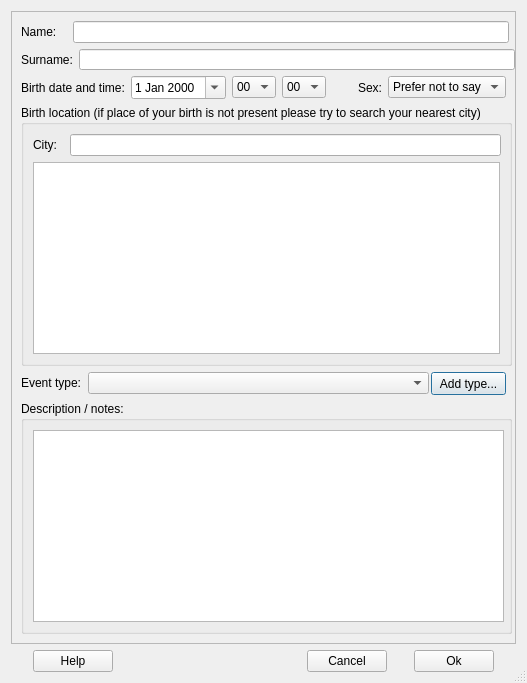
<?xml version="1.0" encoding="UTF-8"?>
<ui version="4.0">
 <class>addDialog</class>
 <widget class="QDialog" name="addDialog">
  <property name="windowModality">
   <enum>Qt::WindowModal</enum>
  </property>
  <property name="geometry">
   <rect>
    <x>0</x>
    <y>0</y>
    <width>527</width>
    <height>683</height>
   </rect>
  </property>
  <property name="minimumSize">
   <size>
    <width>527</width>
    <height>683</height>
   </size>
  </property>
  <property name="windowTitle">
   <string>Add event data</string>
  </property>
  <property name="sizeGripEnabled">
   <bool>true</bool>
  </property>
  <property name="modal">
   <bool>true</bool>
  </property>
  <layout class="QGridLayout" name="gridLayout_3">
   <item row="0" column="0">
    <widget class="QFrame" name="frame">
     <property name="frameShape">
      <enum>QFrame::StyledPanel</enum>
     </property>
     <property name="frameShadow">
      <enum>QFrame::Raised</enum>
     </property>
     <layout class="QGridLayout" name="gridLayout_2">
      <item row="0" column="0">
       <layout class="QHBoxLayout" name="horizontalLayout_6">
        <item>
         <widget class="QLabel" name="label">
          <property name="minimumSize">
           <size>
            <width>46</width>
            <height>0</height>
           </size>
          </property>
          <property name="text">
           <string>Name:</string>
          </property>
         </widget>
        </item>
        <item>
         <widget class="QLineEdit" name="nameEdit">
          <property name="minimumSize">
           <size>
            <width>436</width>
            <height>20</height>
           </size>
          </property>
         </widget>
        </item>
       </layout>
      </item>
      <item row="1" column="0">
       <layout class="QHBoxLayout" name="horizontalLayout_5">
        <item>
         <widget class="QLabel" name="label_2">
          <property name="text">
           <string>Surname:</string>
          </property>
         </widget>
        </item>
        <item>
         <widget class="QLineEdit" name="surnameEdit">
          <property name="minimumSize">
           <size>
            <width>436</width>
            <height>20</height>
           </size>
          </property>
         </widget>
        </item>
       </layout>
      </item>
      <item row="2" column="0">
       <layout class="QHBoxLayout" name="horizontalLayout_4">
        <property name="sizeConstraint">
         <enum>QLayout::SetMinimumSize</enum>
        </property>
        <item>
         <widget class="QLabel" name="label_3">
          <property name="text">
           <string>Birth date and time:</string>
          </property>
         </widget>
        </item>
        <item>
         <widget class="QDateEdit" name="birthdate">
          <property name="calendarPopup">
           <bool>true</bool>
          </property>
         </widget>
        </item>
        <item>
         <widget class="QComboBox" name="hrBox">
          <property name="maxCount">
           <number>24</number>
          </property>
          <item>
           <property name="text">
            <string>00</string>
           </property>
          </item>
          <item>
           <property name="text">
            <string>01</string>
           </property>
          </item>
          <item>
           <property name="text">
            <string>02</string>
           </property>
          </item>
          <item>
           <property name="text">
            <string>03</string>
           </property>
          </item>
          <item>
           <property name="text">
            <string>04</string>
           </property>
          </item>
          <item>
           <property name="text">
            <string>05</string>
           </property>
          </item>
          <item>
           <property name="text">
            <string>06</string>
           </property>
          </item>
          <item>
           <property name="text">
            <string>07</string>
           </property>
          </item>
          <item>
           <property name="text">
            <string>08</string>
           </property>
          </item>
          <item>
           <property name="text">
            <string>09</string>
           </property>
          </item>
          <item>
           <property name="text">
            <string>10</string>
           </property>
          </item>
          <item>
           <property name="text">
            <string>11</string>
           </property>
          </item>
          <item>
           <property name="text">
            <string>12</string>
           </property>
          </item>
          <item>
           <property name="text">
            <string>13</string>
           </property>
          </item>
          <item>
           <property name="text">
            <string>14</string>
           </property>
          </item>
          <item>
           <property name="text">
            <string>15</string>
           </property>
          </item>
          <item>
           <property name="text">
            <string>16</string>
           </property>
          </item>
          <item>
           <property name="text">
            <string>17</string>
           </property>
          </item>
          <item>
           <property name="text">
            <string>18</string>
           </property>
          </item>
          <item>
           <property name="text">
            <string>19</string>
           </property>
          </item>
          <item>
           <property name="text">
            <string>20</string>
           </property>
          </item>
          <item>
           <property name="text">
            <string>21</string>
           </property>
          </item>
          <item>
           <property name="text">
            <string>22</string>
           </property>
          </item>
          <item>
           <property name="text">
            <string>23</string>
           </property>
          </item>
         </widget>
        </item>
        <item>
         <widget class="QComboBox" name="minBox">
          <item>
           <property name="text">
            <string>00</string>
           </property>
          </item>
          <item>
           <property name="text">
            <string>01</string>
           </property>
          </item>
          <item>
           <property name="text">
            <string>02</string>
           </property>
          </item>
          <item>
           <property name="text">
            <string>03</string>
           </property>
          </item>
          <item>
           <property name="text">
            <string>04</string>
           </property>
          </item>
          <item>
           <property name="text">
            <string>05</string>
           </property>
          </item>
          <item>
           <property name="text">
            <string>06</string>
           </property>
          </item>
          <item>
           <property name="text">
            <string>07</string>
           </property>
          </item>
          <item>
           <property name="text">
            <string>08</string>
           </property>
          </item>
          <item>
           <property name="text">
            <string>09</string>
           </property>
          </item>
          <item>
           <property name="text">
            <string>10</string>
           </property>
          </item>
          <item>
           <property name="text">
            <string>11</string>
           </property>
          </item>
          <item>
           <property name="text">
            <string>12</string>
           </property>
          </item>
          <item>
           <property name="text">
            <string>13</string>
           </property>
          </item>
          <item>
           <property name="text">
            <string>14</string>
           </property>
          </item>
          <item>
           <property name="text">
            <string>15</string>
           </property>
          </item>
          <item>
           <property name="text">
            <string>16</string>
           </property>
          </item>
          <item>
           <property name="text">
            <string>17</string>
           </property>
          </item>
          <item>
           <property name="text">
            <string>18</string>
           </property>
          </item>
          <item>
           <property name="text">
            <string>19</string>
           </property>
          </item>
          <item>
           <property name="text">
            <string>20</string>
           </property>
          </item>
          <item>
           <property name="text">
            <string>21</string>
           </property>
          </item>
          <item>
           <property name="text">
            <string>22</string>
           </property>
          </item>
          <item>
           <property name="text">
            <string>23</string>
           </property>
          </item>
          <item>
           <property name="text">
            <string>24</string>
           </property>
          </item>
          <item>
           <property name="text">
            <string>25</string>
           </property>
          </item>
          <item>
           <property name="text">
            <string>26</string>
           </property>
          </item>
          <item>
           <property name="text">
            <string>27</string>
           </property>
          </item>
          <item>
           <property name="text">
            <string>28</string>
           </property>
          </item>
          <item>
           <property name="text">
            <string>29</string>
           </property>
          </item>
          <item>
           <property name="text">
            <string>30</string>
           </property>
          </item>
          <item>
           <property name="text">
            <string>31</string>
           </property>
          </item>
          <item>
           <property name="text">
            <string>32</string>
           </property>
          </item>
          <item>
           <property name="text">
            <string>33</string>
           </property>
          </item>
          <item>
           <property name="text">
            <string>34</string>
           </property>
          </item>
          <item>
           <property name="text">
            <string>35</string>
           </property>
          </item>
          <item>
           <property name="text">
            <string>36</string>
           </property>
          </item>
          <item>
           <property name="text">
            <string>37</string>
           </property>
          </item>
          <item>
           <property name="text">
            <string>38</string>
           </property>
          </item>
          <item>
           <property name="text">
            <string>39</string>
           </property>
          </item>
          <item>
           <property name="text">
            <string>40</string>
           </property>
          </item>
          <item>
           <property name="text">
            <string>41</string>
           </property>
          </item>
          <item>
           <property name="text">
            <string>42</string>
           </property>
          </item>
          <item>
           <property name="text">
            <string>43</string>
           </property>
          </item>
          <item>
           <property name="text">
            <string>44</string>
           </property>
          </item>
          <item>
           <property name="text">
            <string>45</string>
           </property>
          </item>
          <item>
           <property name="text">
            <string>46</string>
           </property>
          </item>
          <item>
           <property name="text">
            <string>47</string>
           </property>
          </item>
          <item>
           <property name="text">
            <string>48</string>
           </property>
          </item>
          <item>
           <property name="text">
            <string>49</string>
           </property>
          </item>
          <item>
           <property name="text">
            <string>50</string>
           </property>
          </item>
          <item>
           <property name="text">
            <string>51</string>
           </property>
          </item>
          <item>
           <property name="text">
            <string>52</string>
           </property>
          </item>
          <item>
           <property name="text">
            <string>53</string>
           </property>
          </item>
          <item>
           <property name="text">
            <string>54</string>
           </property>
          </item>
          <item>
           <property name="text">
            <string>55</string>
           </property>
          </item>
          <item>
           <property name="text">
            <string>56</string>
           </property>
          </item>
          <item>
           <property name="text">
            <string>57</string>
           </property>
          </item>
          <item>
           <property name="text">
            <string>58</string>
           </property>
          </item>
          <item>
           <property name="text">
            <string>59</string>
           </property>
          </item>
         </widget>
        </item>
        <item>
         <spacer name="horizontalSpacer_5">
          <property name="orientation">
           <enum>Qt::Horizontal</enum>
          </property>
          <property name="sizeHint" stdset="0">
           <size>
            <width>48</width>
            <height>20</height>
           </size>
          </property>
         </spacer>
        </item>
        <item>
         <widget class="QLabel" name="label_6">
          <property name="text">
           <string>Sex:</string>
          </property>
         </widget>
        </item>
        <item>
         <widget class="QComboBox" name="sexBox">
          <item>
           <property name="text">
            <string>Prefer not to say</string>
           </property>
          </item>
          <item>
           <property name="text">
            <string>Other</string>
           </property>
          </item>
          <item>
           <property name="text">
            <string>Female</string>
           </property>
          </item>
          <item>
           <property name="text">
            <string>Male</string>
           </property>
          </item>
         </widget>
        </item>
       </layout>
      </item>
      <item row="3" column="0">
       <widget class="QGroupBox" name="groupBox_2">
        <property name="minimumSize">
         <size>
          <width>491</width>
          <height>91</height>
         </size>
        </property>
        <property name="title">
         <string>Birth location (if place of your birth is not present please try to search your nearest city)</string>
        </property>
        <layout class="QVBoxLayout" name="verticalLayout">
         <item>
          <layout class="QHBoxLayout" name="horizontalLayout_3">
           <item>
            <widget class="QLabel" name="label_4">
             <property name="minimumSize">
              <size>
               <width>31</width>
               <height>16</height>
              </size>
             </property>
             <property name="maximumSize">
              <size>
               <width>31</width>
               <height>16</height>
              </size>
             </property>
             <property name="text">
              <string>City:</string>
             </property>
            </widget>
           </item>
           <item>
            <widget class="QLineEdit" name="citySearch">
             <property name="minimumSize">
              <size>
               <width>431</width>
               <height>20</height>
              </size>
             </property>
            </widget>
           </item>
          </layout>
         </item>
         <item>
          <widget class="QTableView" name="cityList"/>
         </item>
        </layout>
       </widget>
      </item>
      <item row="4" column="0">
       <layout class="QHBoxLayout" name="horizontalLayout_2">
        <item>
         <widget class="QLabel" name="label_5">
          <property name="minimumSize">
           <size>
            <width>61</width>
            <height>16</height>
           </size>
          </property>
          <property name="maximumSize">
           <size>
            <width>61</width>
            <height>16</height>
           </size>
          </property>
          <property name="text">
           <string>Event type:</string>
          </property>
         </widget>
        </item>
        <item>
         <widget class="QComboBox" name="eventBox">
          <property name="minimumSize">
           <size>
            <width>341</width>
            <height>22</height>
           </size>
          </property>
         </widget>
        </item>
        <item>
         <widget class="QPushButton" name="addTypeBtn">
          <property name="minimumSize">
           <size>
            <width>75</width>
            <height>23</height>
           </size>
          </property>
          <property name="maximumSize">
           <size>
            <width>75</width>
            <height>23</height>
           </size>
          </property>
          <property name="text">
           <string>Add type...</string>
          </property>
         </widget>
        </item>
       </layout>
      </item>
      <item row="5" column="0">
       <widget class="QGroupBox" name="groupBox">
        <property name="minimumSize">
         <size>
          <width>491</width>
          <height>121</height>
         </size>
        </property>
        <property name="title">
         <string>Description / notes:</string>
        </property>
        <layout class="QGridLayout" name="gridLayout">
         <item row="0" column="0">
          <widget class="QTextEdit" name="notesEdit">
           <property name="minimumSize">
            <size>
             <width>471</width>
             <height>91</height>
            </size>
           </property>
          </widget>
         </item>
        </layout>
       </widget>
      </item>
     </layout>
    </widget>
   </item>
   <item row="1" column="0">
    <layout class="QHBoxLayout" name="horizontalLayout">
     <item>
      <spacer name="horizontalSpacer_4">
       <property name="orientation">
        <enum>Qt::Horizontal</enum>
       </property>
       <property name="sizeHint" stdset="0">
        <size>
         <width>18</width>
         <height>20</height>
        </size>
       </property>
      </spacer>
     </item>
     <item>
      <widget class="QPushButton" name="helpBtn">
       <property name="text">
        <string>Help</string>
       </property>
      </widget>
     </item>
     <item>
      <spacer name="horizontalSpacer_2">
       <property name="orientation">
        <enum>Qt::Horizontal</enum>
       </property>
       <property name="sizeHint" stdset="0">
        <size>
         <width>188</width>
         <height>20</height>
        </size>
       </property>
      </spacer>
     </item>
     <item>
      <widget class="QPushButton" name="cancelBtn">
       <property name="text">
        <string>Cancel</string>
       </property>
      </widget>
     </item>
     <item>
      <spacer name="horizontalSpacer">
       <property name="orientation">
        <enum>Qt::Horizontal</enum>
       </property>
       <property name="sizeHint" stdset="0">
        <size>
         <width>18</width>
         <height>20</height>
        </size>
       </property>
      </spacer>
     </item>
     <item>
      <widget class="QPushButton" name="okBtn">
       <property name="text">
        <string>Ok</string>
       </property>
      </widget>
     </item>
     <item>
      <spacer name="horizontalSpacer_3">
       <property name="orientation">
        <enum>Qt::Horizontal</enum>
       </property>
       <property name="sizeHint" stdset="0">
        <size>
         <width>18</width>
         <height>20</height>
        </size>
       </property>
      </spacer>
     </item>
    </layout>
   </item>
  </layout>
 </widget>
 <resources/>
 <connections/>
</ui>
